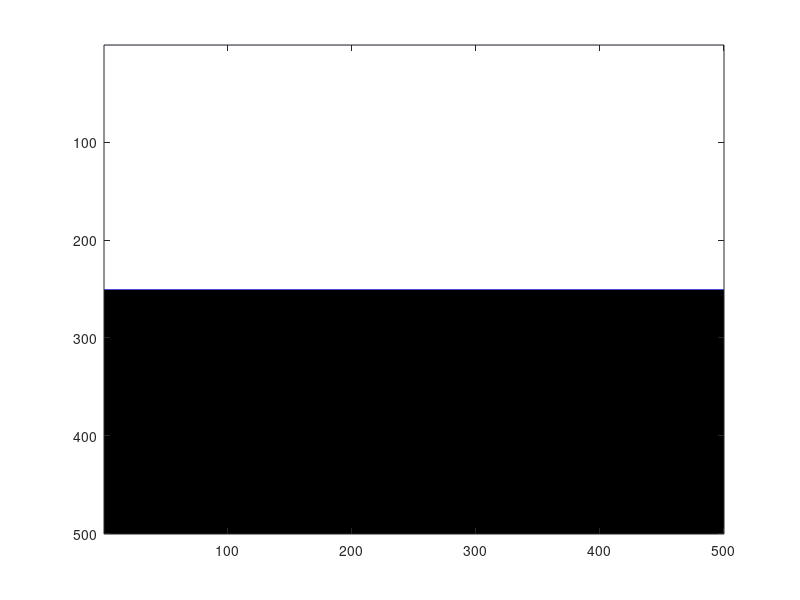

The MATLAB source for this figure:
clear all
clc



blueRGB = zeros(500, 500, 3);
blueRGB(:, :, 1) = 0.5;
blueRGB(:, :, 2) = 0.5;
blueRGB(:, :, 3) = 1;

% figure; 
% image(blueRGB)
% title('Original Light Blue RGB');


% cStruct = makecform('srgb2lab');
% blueLAB = applycform(blueRGB, cStruct);

%% Phong Reflectance Model
is = [0.5 0.5 1];                           % Specular intensity
ia = [0.5 0.5 1];                           % Ambient intensity
id = [0.5 0.5 1];                           % Diffuse intensity
attCoeff = 0.75;                            % Attenuation coefficient
lightColor = [1 1 1];

ks = 1;                                     % specular reflection constant
kd = 0.2;                                   % diffuse reflection constant
ka = 0.5;                                   % ambient reflection constant
alpha = 15;                                 % shininess constant

theta = 0:(pi/(size(blueRGB, 1)-1)):pi;                       % angle set of hemisphere
surfaceNorm = [cos(theta); sin(theta)];     % define the circle & surface normal point-by-point

lightAngle = pi/2;                          % direction of light source
lightDistance = 10;                         % radial distance of light source from hemisphere center
lightCart = [lightDistance*cos(lightAngle); lightDistance*sin(lightAngle)];

dirToLight = zeros(2, size(surfaceNorm, 2));
for i = 1:size(surfaceNorm, 2)
    currentNorm = surfaceNorm(:, i);
    currentDirToLight = currentNorm - lightCart;
    dirToLight(:, i) = norm(currentDirToLight);
end

reflectDot = 2.*(dot(dirToLight, surfaceNorm, 1));
reflectVec = zeros(size(surfaceNorm));
for i = 1:length(reflectDot)
    reflectVec(:, i) = reflectDot(i).*(surfaceNorm(:, i)) - dirToLight(:, i);
end
viewAngle = pi/2;
viewDistance = 10;
viewCart = [viewDistance*cos(viewAngle); viewDistance*sin(viewAngle)];

dirToViewer = zeros(size(surfaceNorm));
for i = 1:size(surfaceNorm, 2)
    currentNorm = surfaceNorm(:, i);
    currentDirToViewer = currentNorm - viewCart;
    dirToViewer(:, i) = norm(currentDirToViewer);
end

pixelLine = zeros([size(blueRGB, 1), 1, 3]);
for i = 1:size(blueRGB, 3)
    ambTerm = ka*ia(i)*id(i);
    diffTerm = attCoeff*lightColor(i)*kd*id(i)*dot(dirToLight, surfaceNorm, 1);
    specTerm = attCoeff*lightColor(i)*ks*is(i)*dot(reflectVec, dirToViewer).^alpha;
    pixelLine(:, 1, i) = ambTerm + diffTerm + specTerm;
end
% 
% testDiff = diffTerm;
% testDiff(testDiff < 0) = 0;
% 
% testSpec = specTerm;
% testSpec(testSpec < 0) = 0;
% 
% 
% pixelLine = ambTerm + testDiff + testSpec;
pixelIMG = repmat(pixelLine, [1, size(blueRGB, 2), 1]);
% pixelMat = pixelMat./max(pixelMat(:));
% pixelIMG = zeros(size(blueRGB));
% pixelIMG(:, :, 3) = pixelMat;

% for i = 1:size(blueRGB, 3)
%     blueRGB(:, :, i) = blueRGB(:, :, i).*pixelMat;
% end

% blueRGB = 255.*blueRGB;
% figure; imshow(blueRGB)

figure; image(pixelIMG)
   